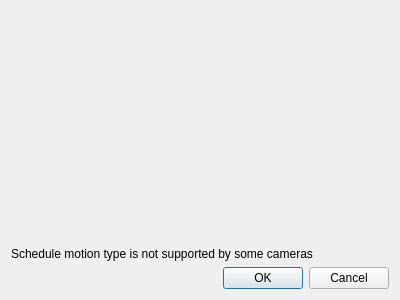
<?xml version="1.0" encoding="UTF-8"?>
<ui version="4.0">
 <class>QnResourceTreeDialog</class>
 <widget class="QDialog" name="QnResourceTreeDialog">
  <property name="geometry">
   <rect>
    <x>0</x>
    <y>0</y>
    <width>400</width>
    <height>300</height>
   </rect>
  </property>
  <property name="minimumSize">
   <size>
    <width>200</width>
    <height>200</height>
   </size>
  </property>
  <property name="windowTitle">
   <string>Dialog</string>
  </property>
  <layout class="QVBoxLayout" name="verticalLayout_2" stretch="1,0,0,0">
   <item>
    <widget class="QnResourceTreeWidget" name="resourcesWidget" native="true">
     <layout class="QVBoxLayout" name="verticalLayout"/>
    </widget>
   </item>
   <item>
    <widget class="QLabel" name="licenseLabel">
     <property name="text">
      <string/>
     </property>
     <property name="wordWrap">
      <bool>true</bool>
     </property>
    </widget>
   </item>
   <item>
    <widget class="QLabel" name="motionLabel">
     <property name="text">
      <string>Schedule motion type is not supported by some cameras</string>
     </property>
     <property name="wordWrap">
      <bool>true</bool>
     </property>
    </widget>
   </item>
   <item>
    <widget class="QDialogButtonBox" name="buttonBox">
     <property name="orientation">
      <enum>Qt::Horizontal</enum>
     </property>
     <property name="standardButtons">
      <set>QDialogButtonBox::Cancel|QDialogButtonBox::Ok</set>
     </property>
    </widget>
   </item>
  </layout>
 </widget>
 <customwidgets>
  <customwidget>
   <class>QnResourceTreeWidget</class>
   <extends>QWidget</extends>
   <header location="global">ui/widgets/resource_tree_widget.h</header>
   <container>1</container>
  </customwidget>
 </customwidgets>
 <resources/>
 <connections>
  <connection>
   <sender>buttonBox</sender>
   <signal>accepted()</signal>
   <receiver>QnResourceTreeDialog</receiver>
   <slot>accept()</slot>
   <hints>
    <hint type="sourcelabel">
     <x>248</x>
     <y>254</y>
    </hint>
    <hint type="destinationlabel">
     <x>157</x>
     <y>274</y>
    </hint>
   </hints>
  </connection>
  <connection>
   <sender>buttonBox</sender>
   <signal>rejected()</signal>
   <receiver>QnResourceTreeDialog</receiver>
   <slot>reject()</slot>
   <hints>
    <hint type="sourcelabel">
     <x>316</x>
     <y>260</y>
    </hint>
    <hint type="destinationlabel">
     <x>286</x>
     <y>274</y>
    </hint>
   </hints>
  </connection>
 </connections>
</ui>
